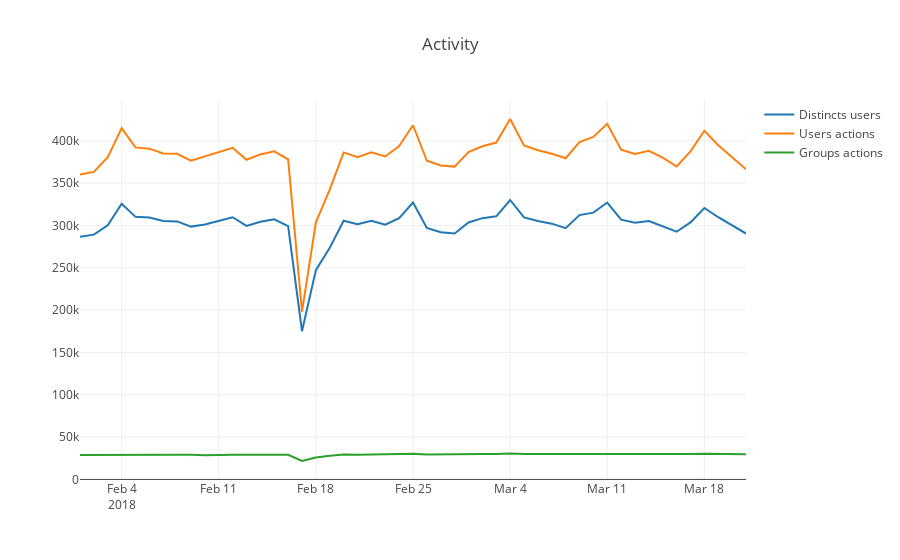

The notebook cell saved with this chart:
### Code cell
val plot = Seq(
  Scatter(
    dates, users, name = "Distinct users"
  ),
  Scatter(
    dates, users_acts, name = "Users actions"
  ),
  Scatter(
    dates, groups, name = "Groups actions"
  )
)

plot.plot(
  title = "Activity"
)
